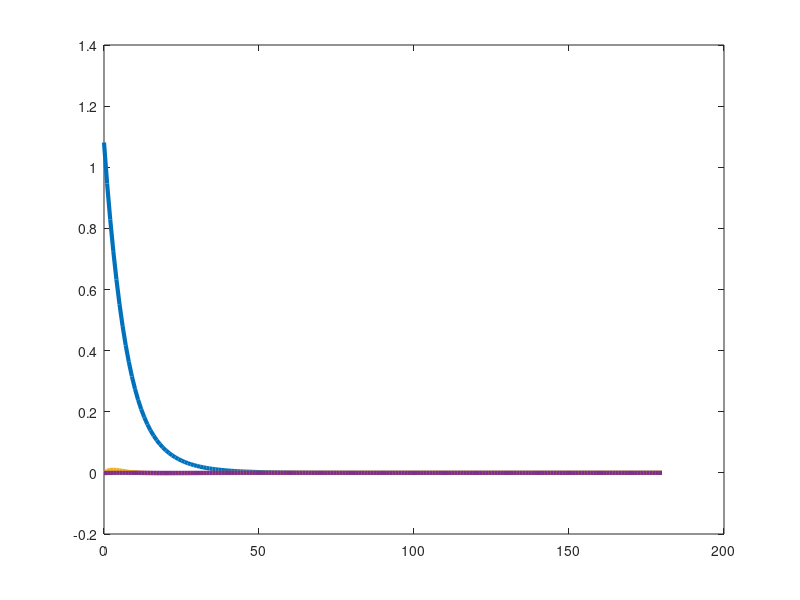

Write the MATLAB code that produced this figure. (Note: this script raises an error after producing the figure.)

% Parameters
k0 = 0.0165;              % Insulin-independent fractional removal rate
a1 = 0.394;                   % a1 - a6 parameters
a2 = 0.142;                 
a3 = 0.251;
a4 = 0.394;
a5 = (3.15*10^-8)*(7.5*10^-6);
a6 = 2.8*10^3*(7.5*10^-6);

% Equilibrium point (upright)
x_bar1 = 0.95;
x_bar3 = 0.3;
x_bar2 = (a2*x_bar3)/a1;
x_bar4 = (a5*x_bar3)/a6;

x_bar = [x_bar1;
         x_bar2;
         x_bar3;
         x_bar4]; 

A = [1-(k0+x_bar2), -(x_bar1), 0, 0; 
     0, 1-a1, a2, 0; 
     0, a4, 1-a3, a6; 
     0, 0, a5, 1-a6];
B = [1, 0; 
     0, 0;
     0, 1;
     0, 0];

% Desired regulation point
xf = [0; 0; 0; 0];

% Compute steady-state input (ubar)
ubar = B \ ((eye(4) - A) * xf);
residual = norm((eye(4) - A) * xf - B * ubar);  % Optional check

% Feedback design
P_test = [0.9, 0.8, 0.7, 0.6];
K = place(A, B, P_test); 

% Simulation parameters
T = 180;
% Initial states
%x1 = zeros(1, T+1);      
%x2 = zeros(1, T+1);      
%x3 = zeros(1, T+1);
%x4 = zeros(1,T+1);
%u1 = zeros(1, T);        
%u2 = zeros(1, T);
%x1(1) = 1.08;            
%x2(1) = ((0.0165 + (a2/a1)*(0.25))/1.0)-0.0165;
%x3(1) = 0;
%x4(1) = 0;

x = zeros(4, T+1);
x(:,1) = [1.081, ((0.01651 + (a2/a1)*(x(3)))/1.08)-0.0165, 0, 0];
u = zeros(2, T);

% Simulation loop
for t = 1:T
    u(:,t) = ubar - K * (x(:,t) - xf);
    x(:,t+1) = A * x(:,t) + B * u(:,t);
end

% Plotting results
figure;
plot(0:T, x(1,:), '-', 'LineWidth', 3, 'DisplayName', '$x_1(t)$');
hold on;
plot(0:T, x(2,:), '-', 'LineWidth', 3, 'DisplayName', '$x_2(t)$');
plot(0:T, x(3,:), '-', 'LineWidth', 3, 'DisplayName', '$x_3(t)$');
plot(0:T, x(4,:), '-', 'LineWidth', 3, 'DisplayName', '$x_4(t)$');
yline(x_bar(1), '--', 'LineWidth', 2, 'HandleVisibility', 'off');
yline(x_bar(2), '--', 'LineWidth', 2, 'HandleVisibility', 'off');
yline(x_bar(3), '--', 'LineWidth', 2, 'HandleVisibility', 'off');
yline(x_bar(4), '--', 'LineWidth', 2, 'HandleVisibility', 'off');
xlabel('Time Step $t$', 'FontSize', 28, 'Interpreter', 'on');
ylabel('State Components $x_i(t)$', 'FontSize', 28, 'Interpreter', 'latex');
title('State Convergence to $x_f$ from $x_0$', 'FontSize', 32, 'Interpreter', 'latex');
legend('FontSize', 24, 'Interpreter', 'latex', 'Location', 'best');
grid on;
set(gca, 'FontSize', 24);